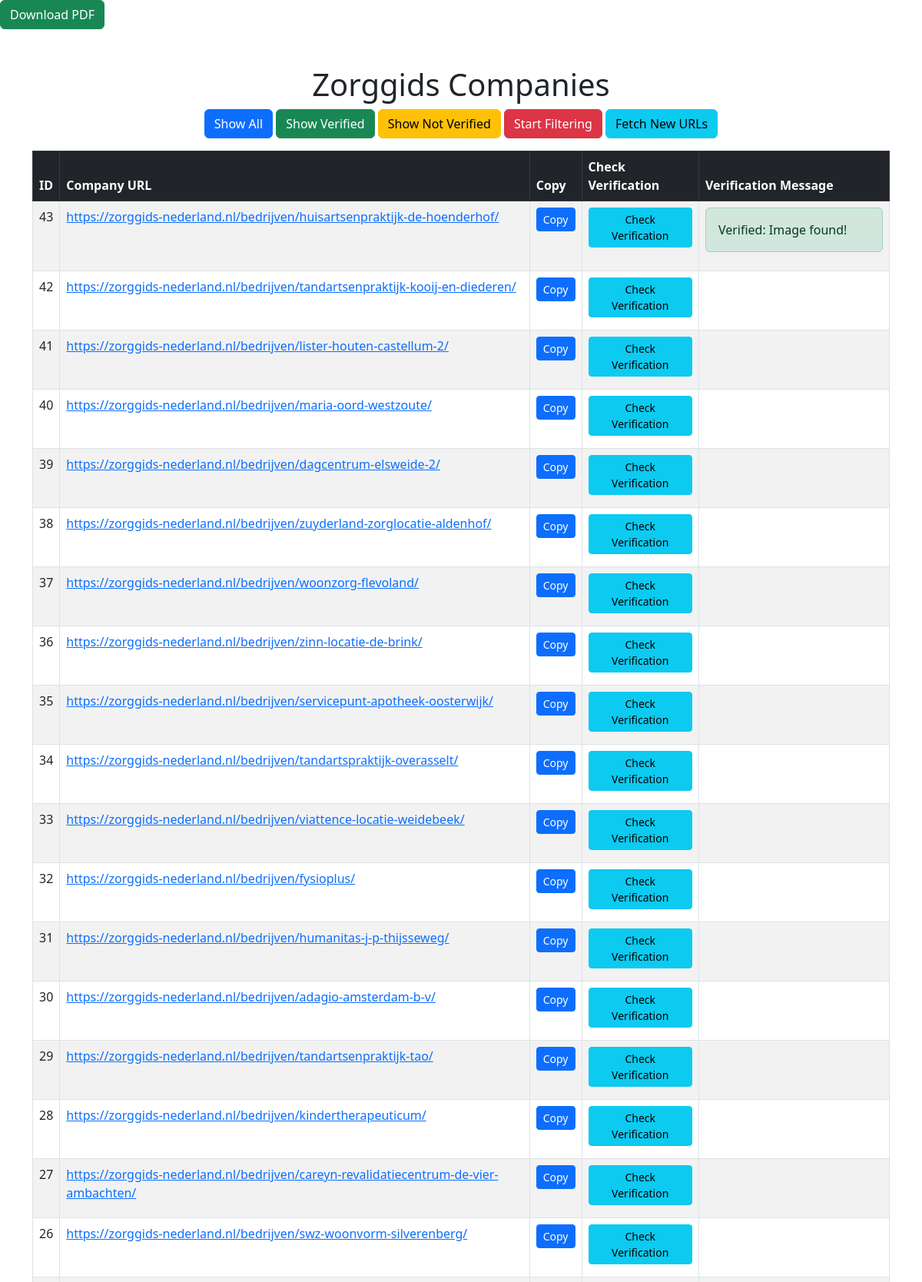
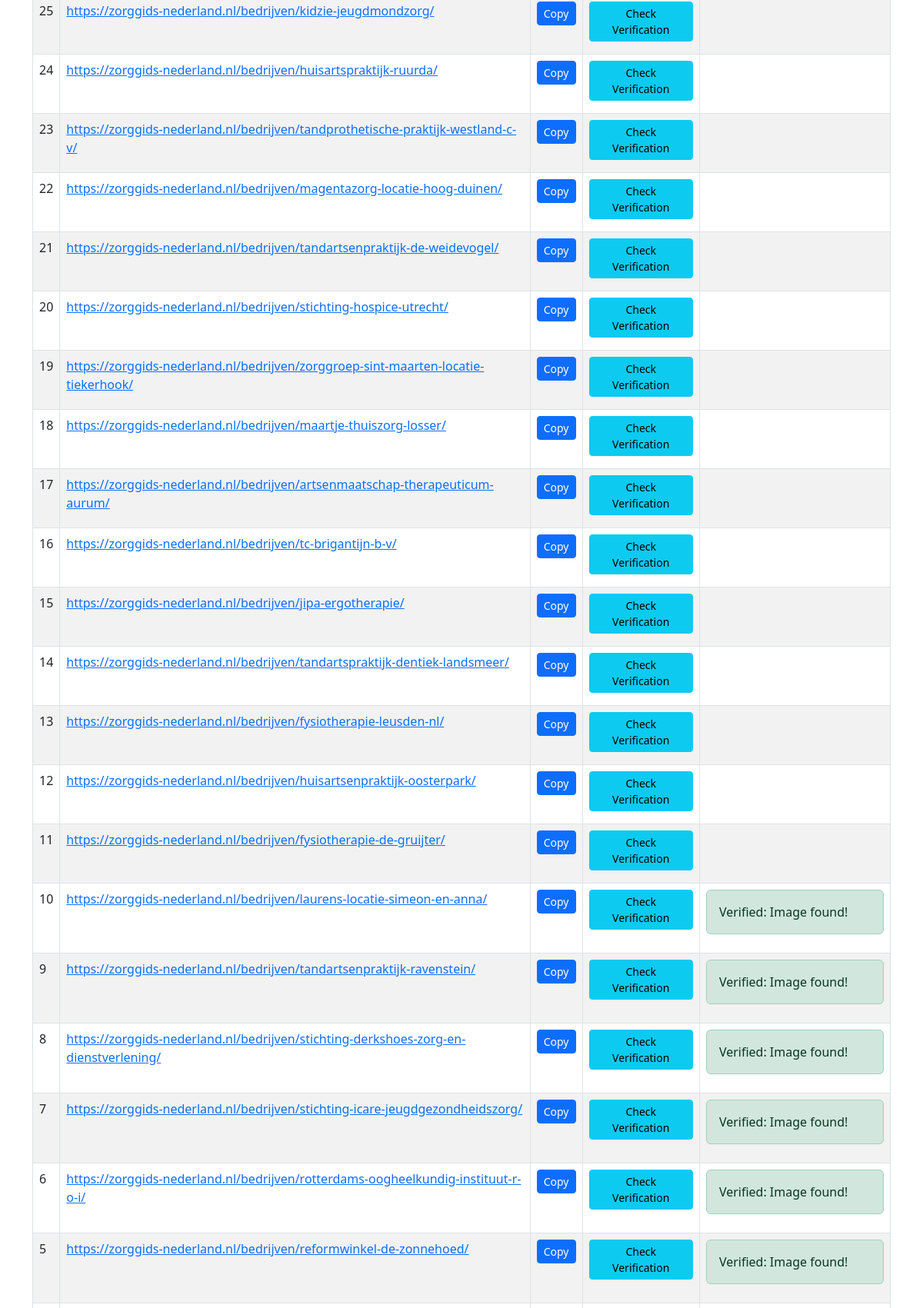
The page /companies/zorggids (upper part) on the database its author committed (2 pictures, top to bottom).
### tables this page shows
CREATE TABLE zorggids (
                id INTEGER PRIMARY KEY AUTOINCREMENT,
                url TEXT UNIQUE,
                scraped_at TEXT,
                verified INTEGER DEFAULT 0,  -- 0 for Not Verified, 1 for Verified
                verification_message TEXT    -- New column for verification message
            );

### app.py (the view)
@app.route('/companies/<source>')
def companies(source):
    companies = fetch_companies(source)
    return render_template("companies.html", companies=companies, source=source)

### app.py (called while the page is built)
def fetch_companies(source, status="all"):
    conn = sqlite3.connect("companies.db")
    cursor = conn.cursor()
    if status == "verified":
        cursor.execute(f"SELECT id, url, verified, verification_message FROM {source} WHERE verified = 1 ORDER BY id DESC")
    elif status == "not_verified":
        cursor.execute(f"SELECT id, url, verified, verification_message FROM {source} WHERE verified = 0 ORDER BY id DESC")
    else:
        cursor.execute(f"SELECT id, url, verified, verification_message FROM {source} ORDER BY id DESC")
    companies = cursor.fetchall()
    conn.close()
    return companies

### templates/companies.html (shortened to what this page needs)
<!DOCTYPE html>
<html lang="en">
<head>
    <link rel="stylesheet" href="https://cdnjs.cloudflare.com/ajax/libs/bootstrap/5.3.0/css/bootstrap.min.css">
</head>
<body>
    <a href="{{ url_for('download') }}" class="btn btn-success top-right-button">Download PDF</a>
    <div class="container mt-5">
        <h1 class="text-center">{{ source.capitalize() }} Companies</h1>
        <div class="filter-buttons text-center mb-3">
            <button id="filterAll" class="btn btn-primary">Show All</button>
            <button id="filterVerified" class="btn btn-success">Show Verified</button>
            <button id="filterNotVerified" class="btn btn-warning">Show Not Verified</button>
            <button id="startFiltering" class="btn btn-danger">Start Filtering</button>
            <button id="fetchNewUrls" class="btn btn-info">Fetch New URLs</button>
        </div>
        <table class="table table-bordered table-striped">
            <thead class="table-dark">
                <tr>
                    <th>ID</th>
                    <th>Company URL</th>
                    <th>Copy</th>
                    <th>Check Verification</th>
                    <th>Verification Message</th>
                </tr>
            </thead>
            <tbody id="companiesTableBody">
                {% for company in companies %}
                    <tr>
                        <td>{{ company[0] }}</td>
                        <td><a href="{{ company[1] }}" target="_blank">{{ company[1] }}</a></td>
                        <td><button class="btn btn-sm btn-primary copy-url" data-id="{{ company[0] }}" data-source="{{ source }}" data-url="{{ company[1] }}">Copy</button></td>
                        <td>
                            <button class="btn btn-sm btn-info check-verification" data-source="{{ source }}" data-id="{{ company[0] }}">Check Verification</button>
                        </td>
                        <td>
                            {% if company[3] %}
                                <div class="alert {% if company[2] == 1 %}alert-success{% else %}alert-danger{% endif %}">
                                    {{ company[3] }}
                                </div>
                            {% endif %}
                        </td>
                    </tr>
                {% endfor %}
            </tbody>
        </table>
    </div>
</body>
</html>

### rows shown on the page
zorggids: id "43", url "https://zorggids-nederland.nl/bedrijven/huisartsenpraktijk-de-hoenderhof/", verification_message "Verified: Image found!"
zorggids: id "42", url "https://zorggids-nederland.nl/bedrijven/tandartsenpraktijk-kooij-en-diederen/"
zorggids: id "41", url "https://zorggids-nederland.nl/bedrijven/lister-houten-castellum-2/"
zorggids: id "40", url "https://zorggids-nederland.nl/bedrijven/maria-oord-westzoute/"
zorggids: id "39", url "https://zorggids-nederland.nl/bedrijven/dagcentrum-elsweide-2/"
zorggids: id "38", url "https://zorggids-nederland.nl/bedrijven/zuyderland-zorglocatie-aldenhof/"
zorggids: id "37", url "https://zorggids-nederland.nl/bedrijven/woonzorg-flevoland/"
zorggids: id "36", url "https://zorggids-nederland.nl/bedrijven/zinn-locatie-de-brink/"
zorggids: id "35", url "https://zorggids-nederland.nl/bedrijven/servicepunt-apotheek-oosterwijk/"
zorggids: id "34", url "https://zorggids-nederland.nl/bedrijven/tandartspraktijk-overasselt/"
zorggids: id "33", url "https://zorggids-nederland.nl/bedrijven/viattence-locatie-weidebeek/"
zorggids: id "32", url "https://zorggids-nederland.nl/bedrijven/fysioplus/"
zorggids: id "31", url "https://zorggids-nederland.nl/bedrijven/humanitas-j-p-thijsseweg/"
zorggids: id "30", url "https://zorggids-nederland.nl/bedrijven/adagio-amsterdam-b-v/"
zorggids: id "29", url "https://zorggids-nederland.nl/bedrijven/tandartsenpraktijk-tao/"
zorggids: id "28", url "https://zorggids-nederland.nl/bedrijven/kindertherapeuticum/"
zorggids: id "27", url "https://zorggids-nederland.nl/bedrijven/careyn-revalidatiecentrum-de-vier-ambachten/"
zorggids: id "26", url "https://zorggids-nederland.nl/bedrijven/swz-woonvorm-silverenberg/"
zorggids: id "25", url "https://zorggids-nederland.nl/bedrijven/kidzie-jeugdmondzorg/"
zorggids: id "24", url "https://zorggids-nederland.nl/bedrijven/huisartspraktijk-ruurda/"
zorggids: id "23", url "https://zorggids-nederland.nl/bedrijven/tandprothetische-praktijk-westland-c-v/"
zorggids: id "22", url "https://zorggids-nederland.nl/bedrijven/magentazorg-locatie-hoog-duinen/"
zorggids: id "21", url "https://zorggids-nederland.nl/bedrijven/tandartsenpraktijk-de-weidevogel/"
zorggids: id "20", url "https://zorggids-nederland.nl/bedrijven/stichting-hospice-utrecht/"
zorggids: id "19", url "https://zorggids-nederland.nl/bedrijven/zorggroep-sint-maarten-locatie-tiekerhook/"
zorggids: id "18", url "https://zorggids-nederland.nl/bedrijven/maartje-thuiszorg-losser/"
zorggids: id "17", url "https://zorggids-nederland.nl/bedrijven/artsenmaatschap-therapeuticum-aurum/"
zorggids: id "16", url "https://zorggids-nederland.nl/bedrijven/tc-brigantijn-b-v/"
zorggids: id "15", url "https://zorggids-nederland.nl/bedrijven/jipa-ergotherapie/"
zorggids: id "14", url "https://zorggids-nederland.nl/bedrijven/tandartspraktijk-dentiek-landsmeer/"
zorggids: id "13", url "https://zorggids-nederland.nl/bedrijven/fysiotherapie-leusden-nl/"
zorggids: id "12", url "https://zorggids-nederland.nl/bedrijven/huisartsenpraktijk-oosterpark/"
zorggids: id "11", url "https://zorggids-nederland.nl/bedrijven/fysiotherapie-de-gruijter/"
zorggids: id "10", url "https://zorggids-nederland.nl/bedrijven/laurens-locatie-simeon-en-anna/", verification_message "Verified: Image found!"
zorggids: id "9", url "https://zorggids-nederland.nl/bedrijven/tandartsenpraktijk-ravenstein/", verification_message "Verified: Image found!"
zorggids: id "8", url "https://zorggids-nederland.nl/bedrijven/stichting-derkshoes-zorg-en-dienstverlening/", verification_message "Verified: Image found!"
zorggids: id "7", url "https://zorggids-nederland.nl/bedrijven/stichting-icare-jeugdgezondheidszorg/", verification_message "Verified: Image found!"
zorggids: id "6", url "https://zorggids-nederland.nl/bedrijven/rotterdams-oogheelkundig-instituut-r-o-i/", verification_message "Verified: Image found!"
zorggids: id "5", url "https://zorggids-nederland.nl/bedrijven/reformwinkel-de-zonnehoed/", verification_message "Verified: Image found!"

### other values the page prints
{{ source.capitalize() }} "Zorggids"
